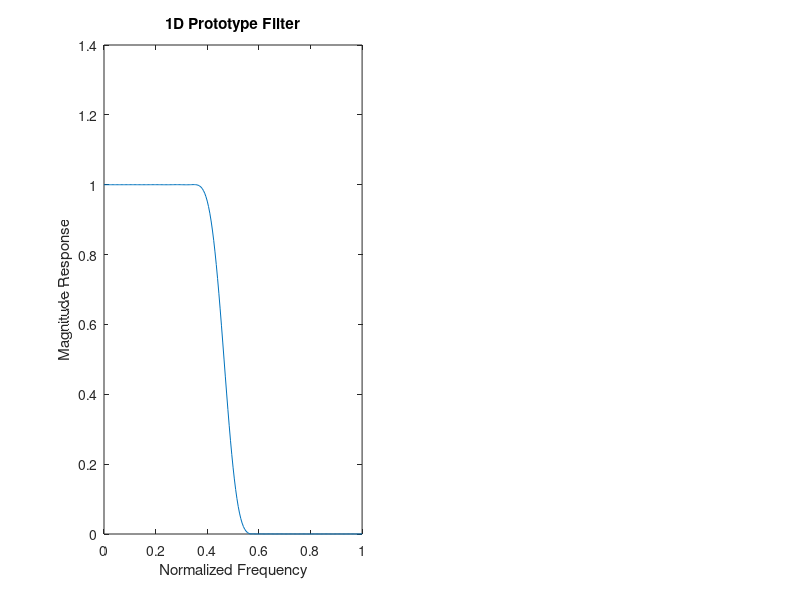

The MATLAB source for this figure: (Note: this script raises an error after producing the figure.)
%
% Design of 2D FIR filters by McClellan Transformation techniques
% 1. Fan Type
%
clear;   % clear workspace
clc;     % clear command window
%
N = 20; % -20 ~ 20 共41點
theta = 55;
wt = 0.2*pi;
pointw = 200; % 取樣200點
%
%
theta_w = 55 * pi / 180; % 轉成 弳度
if theta <= 45 % theta <= 45 ??
   wup = pi; 
else
    wup = pi / tan(theta_w); % tan()內必須用 弳度
end
deltaw = wup / pointw; % 1D
deltaw1 = pi / pointw; % 2D
%
%
r = zeros(3, 1);
Q = zeros(3, 3);
for iw = 0:pointw
   w1 = iw * deltaw;
   w2 = w1 * tan(theta_w);
   c = [1, -1-cos(w1)*cos(w2), -cos(w1)-cos(w2)]';
   r = r -2*cos(w1)*c;
   Q = Q + c*c';
end
%
% r = L * r / (pointw + 1);
% Q = L * Q / (pointw + 1);
% L 為線積分長度 但在 inv(Q)*r 會消掉 不影響 T 結果
%
r = r / (pointw + 1);
Q = Q / (pointw + 1);
T = -0.5 * inv(Q) * r;
%
wc = acos(T(1));
t11 = T(2);
t01 = T(3);
t00 = t11;
t10 = 1 + t01;
%
% Design of 1D prototype lowpass filters
%
wp = wc;
ws = wp + wt;
P  = zeros(N+1, 1);
Qs = zeros(N+1, N+1);
Qp = zeros(N+1, N+1);
pointp = 0;
points = 0;
for iw = 0:pointw
   w = iw * deltaw1;
   if w <= wp
       pointp = pointp + 1;
       c = zeros(N+1, 1);
       for in = 0:N
           c(in+1) = cos(in*w);
       end
       P = P - 2*c;
       Qp = Qp + c*c';
   elseif w >= ws
       points = points + 1;
       c = zeros(N+1, 1);
       for in = 0:N
           c(in+1) = cos(in*w);
       end
       Qs = Qs + c*c';
   end
end
P = wp * P / pointp;
Qp = wp * Qp / pointp;
Qs = (pi - ws) * Qs / points;
A = -0.5 * inv(Qp+Qs) * P;
%
h = zeros(2*N+1, 1);
h(N+1) = A(1);
h(1:N) = 0.5 * flipud(A(2:N+1)); % flip up doum 反轉整個column vector
h(N+2:2*N+1) = 0.5 * A(2:N+1);
FR = abs(freqz(h, 1, 0:deltaw1:pi));
subplot(1, 2, 1);
plot(0:deltaw1/pi:1,FR);
xlabel('Normalized Frequency');
ylabel('Magnitude Response');
title('1D Prototype Filter');
% 
% 繪製 a, b係數轉換表格
%
Tab = zeros(N+1, N+1); % Tab a係數轉b係數
Tab(1, 1) = 1;
Tab(2, 2) = 1;
for in = 2:N
    Tab(in+1, 2:N+1) = 2 * Tab(in, 1:N);
    Tab(in+1,:) = Tab(in+1,:) - Tab(in-1,:);
end
B = zeros(N+1, 1);
for in = 0:N
    B = B + A(in+1) * Tab(in+1,:)';
end
F = zeros(3, 3); % 3 x 3 vector(矩陣)
F(1, 1) = 0.25 * t11;
F(1, 2) = 0.5 * t10;
F(1, 3) = 0.25 * t11;
F(2, 1) = 0.5 * t01;
F(2, 2) = t00;
F(2, 3) = 0.5 * t01;
F(3, 1) = 0.25 * t11;
F(3, 2) = 0.5 * t10;
F(3, 3) = 0.25 * t11;
%
%
h2 = zeros(2*N+1, 2*N+1);
h2(N+1, N+1) = B(1); % 中心點
h2(N:N+2, N:N+2) = h2(N:N+2, N:N+2) + B(2)*F;
FN = F;
for in = 2:N
    FN = conv2(FN, F); % conv2() 二維convolution
    h2(N+1-in:N+1+in, N+1-in:N+1+in) = h2(N+1-in:N+1+in, N+1-in:N+1+in) + B(in+1) * FN; 
end
%
%
FR2 = abs(freqz2(h2, -1:2/100:1, -1:2/100:1));
XX = zeros(101, 101);
for i = 0:100
   XX(:, i+1) = (-1:2/100:1)'; 
end
YY = XX';
subplot(1, 2, 2);
plot3(XX, YY, FR2);
axis([-1, 1, -1, 1, 0, 1.1]);
xlabel('\omega_1');
ylabel('\omega_2');
zlabel('Magnitude Response');
title('2D FIR Filter');
%
